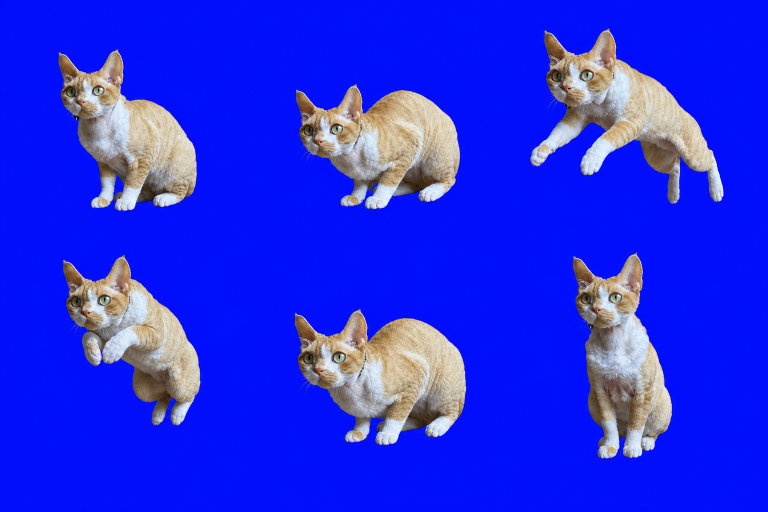
#> input picture assets/generated/raw/jump.png, 1536 x 1024 px (shown at 1/2 size)
$ python groom_rework_qa.py ../assets/generated/raw
#> lines starting #> are read from the running program, lines starting #| are printed output that depends on the picture
"""Read-only full-frame grooming diagnostics; never edits or approves artwork."""
from __future__ import annotations

import argparse
import hashlib
import json
from pathlib import Path

from PIL import Image, ImageChops, ImageFilter


def frame_metrics(image: Image.Image) -> dict:
    image = image.convert('RGBA')
    alpha = image.getchannel('A')
    opaque = alpha.point(lambda value: 255 if value >= 128 else 0)
    interior = opaque.filter(ImageFilter.MinFilter(3))
    boundary = ImageChops.subtract(opaque, interior)
    pixels, edges = image.load(), boundary.load()
    white = sum(1 for y in range(image.height) for x in range(image.width)
                if edges[x, y] and min(pixels[x, y][:3]) >= 235)
    return {'rgba_sha256': hashlib.sha256(image.tobytes()).hexdigest(),
            'size': list(image.size), 'bbox': list(opaque.getbbox() or (0, 0, 0, 0)),
            'opaque_pixels': sum(opaque.histogram()[1:]),
            'white_boundary_pixels': white}


def sequence_report(images: list[Image.Image]) -> dict:
    if not images:
        raise ValueError('at least one frame is required')
    if any(image.size != images[0].size for image in images):
        raise ValueError('all frames must share a canvas')
    images = [image.convert('RGBA') for image in images]
    frames = [frame_metrics(image) for image in images]
    transitions = []
    for index, (a, b) in enumerate(zip(images, images[1:])):
        ap, bp = a.load(), b.load()
        changed = sum(ap[x, y] != bp[x, y] for y in range(a.height) for x in range(a.width))
        transitions.append({'from': index, 'to': index + 1,
                            'changed_pixels': changed,
                            'bbox_delta': [y - x for x, y in zip(frames[index]['bbox'], frames[index + 1]['bbox'])]})
    return {'acceptance': 'requires_visual_review',
            'caution': 'White fur can be naturally white. Boundary counts and pixel changes are diagnostics, not automatic rejection or approval.',
            'frames': frames, 'transitions': transitions}


def main() -> None:
    parser = argparse.ArgumentParser(description=__doc__)
    parser.add_argument('directory', type=Path)
    args = parser.parse_args()
    paths = sorted(args.directory.glob('*.png'))
    images = []
    for path in paths:
        with Image.open(path) as image:
#> image is the input picture: PIL image 1536x1024 RGB; mean R, G, B 35.2, 44.4, 229.8
            images.append(image.convert('RGBA'))
    report = sequence_report(images)
#> in sequence_report, `images = [image.convert('RGBA') for image in images]`: images = 2 items
#> in frame_metrics, `alpha = image.getchannel('A')`: alpha: PIL image 1536x1024 L; every value is 255
#> in frame_metrics, `boundary = ImageChops.subtract(opaque, interior)`: boundary: PIL image 1536x1024 L; every value is 0
#> in frame_metrics, `white = sum(1 for y in range(image.height) for x in range(image.width)..`: white = 0
#> in frame_metrics (call 2), `image = image.convert('RGBA')`:
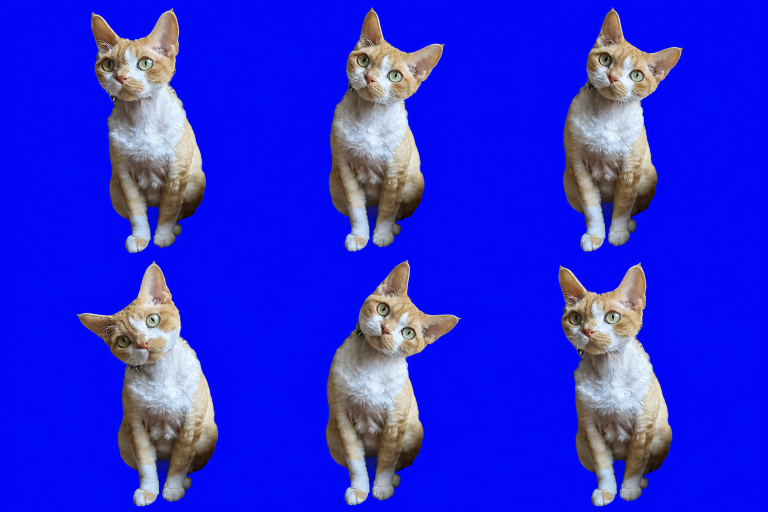
#> image: PIL image 1536x1024 RGBA (shown at 1/2 size); mean R, G, B, A 38, 40, 216, 255
#> in sequence_report, `frames = [frame_metrics(image) for image in images]`: frames = 2 items
#> the loop in sequence_report, `for index, (a, b) in enumerate(zip(images, images[1:])):` made 1 pass
#> changed on pass 1: 1572860
#> after the loop in sequence_report, `for index, (a, b) in enumerate(zip(images, images[1:])):`: transitions = 1 item
#> report = 4 items
    report['files'] = [path.name for path in paths]
    print(json.dumps(report, indent=2))
#> (printed output is left out)


if __name__ == '__main__':
    main()
